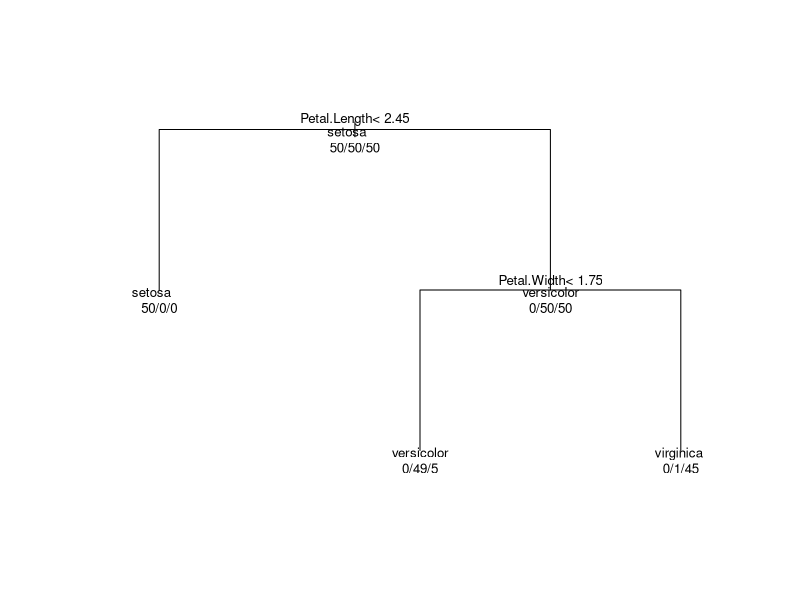

Source code (R):
library(rpart)

data(iris)

head(iris)

tree_model <- rpart( Species ~ Sepal.Length + Sepal.Width + Petal.Length + Petal.Width, data = iris, method = "class")

print(tree_model)
summary(tree_model)

plot(tree_model, uniform = TRUE, margin = 0.1)
text(tree_model, use.n = TRUE, all = TRUE, cex = 0.8)
predicted_species <- predict( tree_model, type = "class")

conf_matrix <- table( Actual = iris$Species, Predicted = predicted_species)
print(conf_matrix)

accuracy <- sum(diag(conf_matrix)) / sum(conf_matrix)
cat("\nAccuracy =", round(accuracy * 100, 2), "%")
